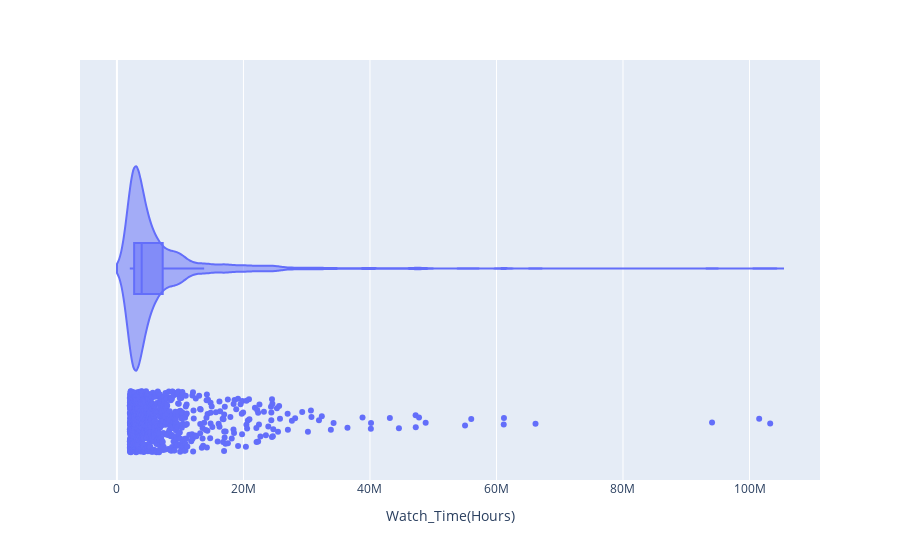

Notebook cell for this chart:
### Code cell
# Violin Plot of Watch time Data



px.violin(
    twitch_modified,
    x= 'Watch_Time(Hours)',
    box=True,
    points='all'
)

### Figure 1 — Plotly figure (JSON) as saved in the notebook; plotly's stock layout.template omitted (floating-point values rounded to 4 significant figures; data arrays with more than 128 entries replaced by an {"elided": "..."} marker saying what was removed)
{"data": [{"alignmentgroup": "True", "box": {"visible": true}, "hovertemplate": "Watch_Time(Hours)=%{x}<extra></extra>", "legendgroup": "", "marker": {"color": "#636efa"}, "name": "", "offsetgroup": "", "orientation": "h", "points": "all", "scalegroup": "True", "showlegend": false, "type": "violin", "x": {"elided": "1000 float values"}, "x0": " ", "xaxis": "x", "y0": " ", "yaxis": "y"}], "layout": {"legend": {"tracegroupgap": 0}, "margin": {"t": 60}, "violinmode": "group", "xaxis": {"anchor": "y", "domain": [0, 1], "title": {"text": "Watch_Time(Hours)"}}, "yaxis": {"anchor": "x", "domain": [0, 1]}}}
